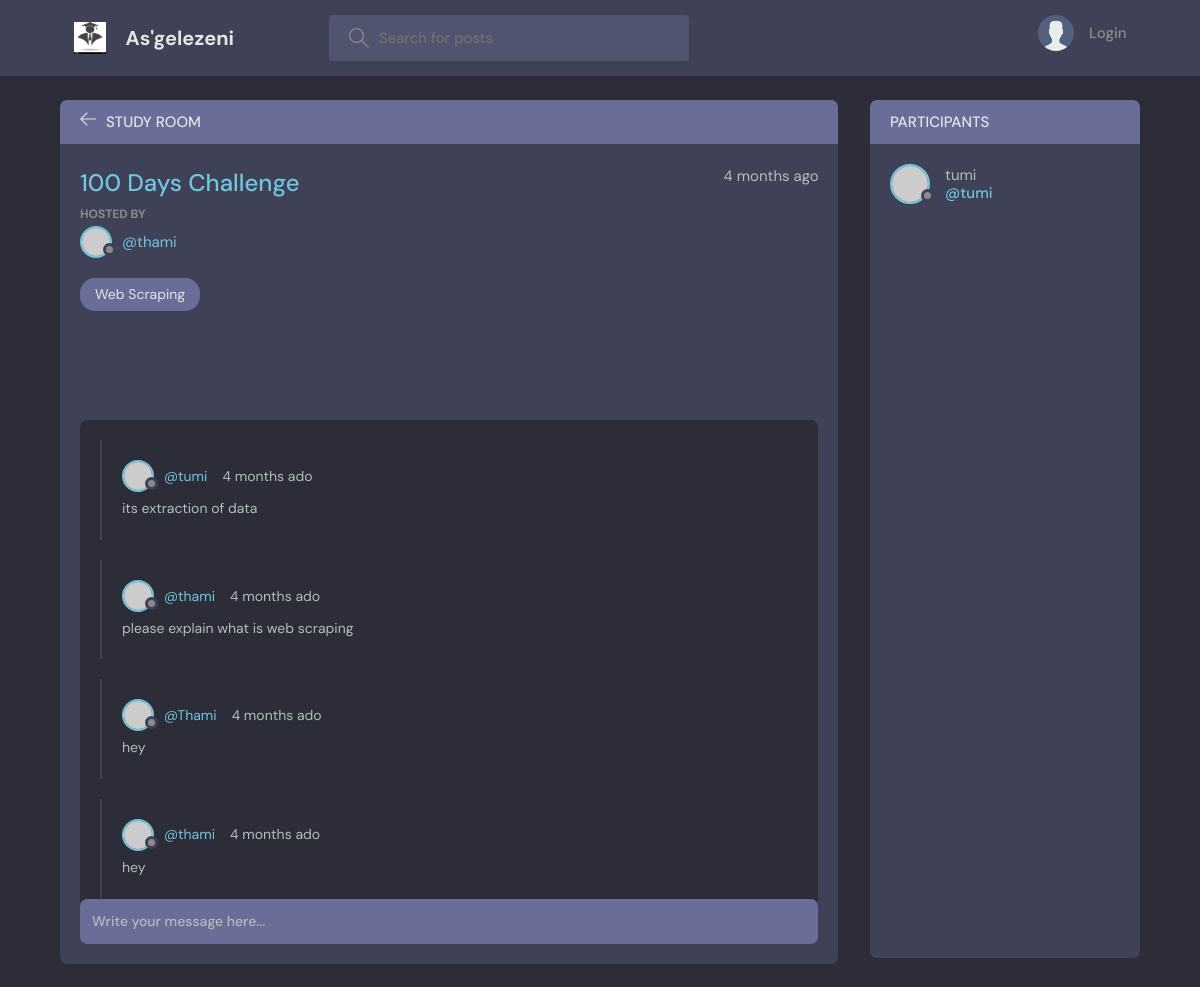
The page /room/1/ on the database its author committed.
### base/models.py (models this page shows, shortened)
class Room(models.Model):
    host = models.ForeignKey(User, on_delete=models.SET_NULL, null=True)
    topic = models.ForeignKey(Topic, on_delete=models.SET_NULL, null=True)
    name = models.CharField(max_length=200)
    description = models.TextField(null=True, blank=True)
    participants = models.ManyToManyField(User, related_name='participants', blank=True)
    updated = models.DateTimeField(auto_now=True)
    created= models.DateTimeField(auto_now_add=True)
    class Meta:
        ordering = ['-updated', '-created']

class Topic(models.Model):
    name = models.CharField(max_length=200)
    def __str__(self):
        return self.name

class Message(models.Model):
    user = models.ForeignKey(User, on_delete=models.CASCADE)
    room = models.ForeignKey(Room, on_delete=models.CASCADE)
    body = models.TextField()
    updated = models.DateTimeField(auto_now=True)
    created = models.DateTimeField(auto_now_add=True)
    class Meta:
        ordering = ['-updated', '-created']

### base/views.py (the view, shortened to what this page needs)
# urls.py: path('room/<str:pk>/', views.room, name='room'),
def room(request, pk):
    room = Room.objects.get(id=pk)
    room_messages = room.message_set.all().order_by('-created')
    participants = room.participants.all()
    context = {
        'room': room,
        'room_messages': room_messages,
        'participants': participants,
    }
    return render(request, 'base/room.html', context)

### base/templates/base/room.html (shortened to what this page needs)
{% extends 'main.html' %}
{% block content %}
    <main class="profile-page layout layout--2">
      <div class="container">
        <div class="room">
          <div class="room__top">
            <div class="room__topLeft">
              <a href="{% url 'home' %}">
                <svg version="1.1" xmlns="http://www.w3.org/2000/svg" width="32" height="32" viewBox="0 0 32 32">
                  <title>arrow-left</title>
                  <path
                    d="M13.723 2.286l-13.723 13.714 13.719 13.714 1.616-1.611-10.96-10.96h27.625v-2.286h-27.625l10.965-10.965-1.616-1.607z"
                  ></path>
                </svg>
              </a>
              <h3>Study Room</h3>
            </div>
          </div>
          <div class="room__box scroll">
            <div class="room__header scroll">
              <div class="room__info">
                <h3>{{room.name}}</h3>
                <span>{{ room.created|timesince}} ago</span>
              </div>
              <div class="room__hosted">
                <p>Hosted By</p>
                <a href="{% url 'user-profile' room.host.id %}" class="room__author">
                  <div class="avatar avatar--small">
                    <img src="https://randomuser.me/api/portraits/men/37.jpg" />
                  </div>
                  <span>@{{room.host.username}}</span>
                </a>
              </div>
              <span class="room__topics">{{room.topic}}</span>
            </div>
            <div class="room__conversation">
              <div class="threads scroll">
                {% for message in room_messages %}
                <div class="thread">
                  <div class="thread__top">
                    <div class="thread__author">
                      <a href="{% url 'user-profile' message.user.id %}" class="thread__authorInfo">
                        <div class="avatar avatar--small">
                          <img src="https://randomuser.me/api/portraits/men/37.jpg" />
                        </div>
                        <span>@{{message.user.username}}</span>
                      </a>
                      <span class="thread__date">{{message.created|timesince}} ado</span>
                    </div>
                  </div>
                  <div class="thread__details">
                    {{message.body}}
                  </div>
                </div>
                {% endfor %}
              </div>
            </div>
          </div>
          <div class="room__message">
            <form action="" method="post">
              <input name="body" placeholder="Write your message here..." /></form>
          </div>
        </div>
        <div class="participants">
          <h3 class="participants__top">Participants </h3>
          <div class="participants__list scroll">
            {% for user in participants %}
            <a href="{% url 'user-profile' user.id %}" class="participant">
              <div class="avatar avatar--medium">
                <img src="https://randomuser.me/api/portraits/men/37.jpg" />
              </div>
              <p>
                {{ user.username }}
                <span>@{{ user.username }}</span>
              </p>
            </a>
            {% endfor %}
          </div>
        </div>
      </div>
    </main>
    {% endblock content %}

### templates/main.html (shortened to what this page needs)
<!DOCTYPE html>
{% load static %}
<html lang="en">
<head>
    <link rel="stylesheet" href="{% static 'styles/style.css' %}" />
</head>
<body>
    {% include 'navbar.html' %}
    {% block content %}
    {% endblock %}
</body>
</html>

### templates/navbar.html (shortened to what this page needs)
{% load static %}
<header class="header header--loggedIn">
    <div class="container">
        <a href="{% url 'home' %}" class="header__logo">
            <img src="{% static 'images/asigelezeni.jpg' %}" />
            <h1>As'gelezeni</h1>
        </a>
        <form class="header__search" method="GET" action="{% url 'home' %}">
            <label>
                <input name="q" placeholder="Search for posts" />
            </label>
        </form>
        <nav class="header__menu">
            {% if request.user.is_authenticated %}
            <div class="header__user">
                <a href="{% url 'update-user' %}">
                    <div class="avatar avatar--medium active">
                        <img src="{{request.user.avatar.url}}" />
                    </div>
                    <p>{{request.user.username}} <span>@{{request.user.username}}</span></p>
                </a>
                <button class="dropdown-button">
                    <svg version="1.1" xmlns="http://www.w3.org/2000/svg" width="32" height="32" viewBox="0 0 32 32">
                        <title>chevron-down</title>
                        <path d="M16 21l-13-13h-3l16 16 16-16h-3l-13 13z"></path>
                    </svg>
                </button>
            </div>
            {% else %}
            <a href="{% url 'login' %}">
                <img src="{% static 'images/avatar.svg' %}" />
                <p>Login</p>
            </a>
            {% endif %}
        </nav>
    </div>
</header>

### rows shown on the page
Room: name "100 Days Challenge", created "4 months", host.username "thami", topic "Web Scraping"
Message: user.username "tumi", created "4 months", body "its extraction of data"
Message: user.username "thami", created "4 months", body "please explain what is web scraping"
Message: user.username "Thami", created "4 months", body "hey"
Message: user.username "thami", created "4 months", body "hey"

### other values the page prints
{{ user.username }} "tumi"
